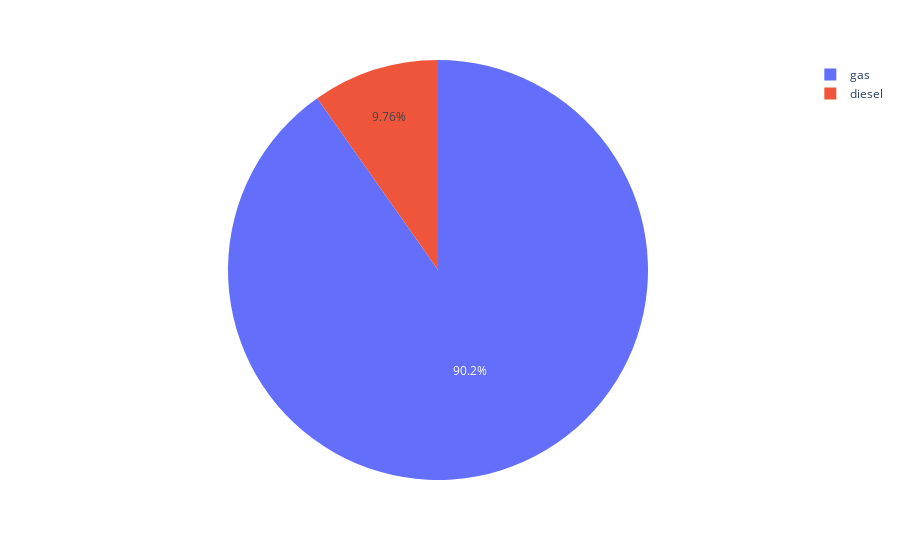

The code cell stored with this chart in its notebook:
### Code cell
fig = px.pie(number_fueltype, values='fueltype', names='index')
fig.show()

### Figure 1 — Plotly figure (JSON) as saved in the notebook; plotly's stock layout.template omitted (floating-point values rounded to 4 significant figures)
{"data": [{"domain": {"x": [0, 1], "y": [0, 1]}, "hovertemplate": "index=%{label}<br>fueltype=%{value}<extra></extra>", "labels": ["gas", "diesel"], "legendgroup": "", "name": "", "showlegend": true, "type": "pie", "values": [185, 20]}], "layout": {"legend": {"tracegroupgap": 0}, "margin": {"t": 60}}}
